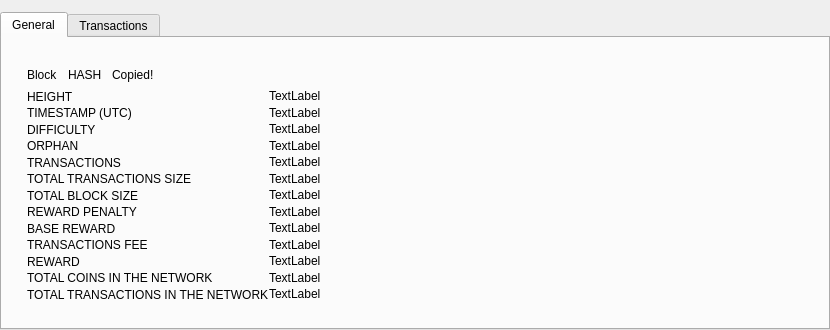
<?xml version="1.0" encoding="UTF-8"?>
<ui version="4.0">
 <class>BlockDetailsDialog</class>
 <widget class="QDialog" name="BlockDetailsDialog">
  <property name="geometry">
   <rect>
    <x>0</x>
    <y>0</y>
    <width>830</width>
    <height>330</height>
   </rect>
  </property>
  <property name="sizePolicy">
   <sizepolicy hsizetype="Fixed" vsizetype="Fixed">
    <horstretch>0</horstretch>
    <verstretch>0</verstretch>
   </sizepolicy>
  </property>
  <property name="minimumSize">
   <size>
    <width>830</width>
    <height>0</height>
   </size>
  </property>
  <property name="maximumSize">
   <size>
    <width>16777215</width>
    <height>16777215</height>
   </size>
  </property>
  <property name="windowTitle">
   <string>Block details</string>
  </property>
  <layout class="QVBoxLayout" name="verticalLayout">
   <property name="spacing">
    <number>0</number>
   </property>
   <property name="leftMargin">
    <number>0</number>
   </property>
   <property name="topMargin">
    <number>12</number>
   </property>
   <property name="rightMargin">
    <number>0</number>
   </property>
   <property name="bottomMargin">
    <number>0</number>
   </property>
   <item>
    <widget class="QTabWidget" name="m_blockDetailsTabBar">
     <property name="currentIndex">
      <number>0</number>
     </property>
     <widget class="QWidget" name="m_generalTab">
      <attribute name="title">
       <string>General</string>
      </attribute>
      <layout class="QVBoxLayout" name="verticalLayout_2" stretch="0,1">
       <property name="leftMargin">
        <number>25</number>
       </property>
       <property name="topMargin">
        <number>30</number>
       </property>
       <property name="rightMargin">
        <number>25</number>
       </property>
       <property name="bottomMargin">
        <number>25</number>
       </property>
       <item>
        <layout class="QHBoxLayout" name="horizontalLayout_2" stretch="0,0,1">
         <property name="spacing">
          <number>10</number>
         </property>
         <item>
          <widget class="WalletGui::WalletLargeBlackTextLabel" name="m_blockTextLabel">
           <property name="text">
            <string>Block</string>
           </property>
           <property name="indent">
            <number>0</number>
           </property>
          </widget>
         </item>
         <item>
          <widget class="WalletGui::WalletLargeBlackTextLabel" name="m_blockHashLabel">
           <property name="cursor">
            <cursorShape>PointingHandCursor</cursorShape>
           </property>
           <property name="toolTip">
            <string>Click to copy</string>
           </property>
           <property name="text">
            <string>HASH</string>
           </property>
           <property name="indent">
            <number>0</number>
           </property>
           <property name="textInteractionFlags">
            <set>Qt::LinksAccessibleByMouse|Qt::TextSelectableByMouse</set>
           </property>
          </widget>
         </item>
         <item alignment="Qt::AlignLeft">
          <widget class="WalletGui::CopyMagicLabel" name="m_copyLabel">
           <property name="text">
            <string>Copied!</string>
           </property>
           <property name="indent">
            <number>0</number>
           </property>
          </widget>
         </item>
        </layout>
       </item>
       <item>
        <layout class="QGridLayout" name="gridLayout" columnstretch="0,1">
         <property name="leftMargin">
          <number>0</number>
         </property>
         <property name="rightMargin">
          <number>0</number>
         </property>
         <property name="spacing">
          <number>0</number>
         </property>
         <item row="6" column="1">
          <widget class="WalletGui::WalletNormalBlackTextLabel" name="m_blockSizeLabel">
           <property name="text">
            <string>TextLabel</string>
           </property>
           <property name="textInteractionFlags">
            <set>Qt::LinksAccessibleByMouse|Qt::TextSelectableByMouse</set>
           </property>
          </widget>
         </item>
         <item row="0" column="0">
          <widget class="WalletGui::WalletNormalGrayTextLabel" name="m_heightTextLabel">
           <property name="text">
            <string>HEIGHT</string>
           </property>
          </widget>
         </item>
         <item row="1" column="1">
          <widget class="WalletGui::WalletNormalBlackTextLabel" name="m_timestampLabel">
           <property name="text">
            <string>TextLabel</string>
           </property>
           <property name="textInteractionFlags">
            <set>Qt::LinksAccessibleByMouse|Qt::TextSelectableByMouse</set>
           </property>
          </widget>
         </item>
         <item row="0" column="1">
          <widget class="WalletGui::WalletNormalBlackTextLabel" name="m_heightLabel">
           <property name="text">
            <string>TextLabel</string>
           </property>
           <property name="textInteractionFlags">
            <set>Qt::LinksAccessibleByMouse|Qt::TextSelectableByMouse</set>
           </property>
          </widget>
         </item>
         <item row="1" column="0">
          <widget class="WalletGui::WalletNormalGrayTextLabel" name="m_timestampTextLabel">
           <property name="text">
            <string>TIMESTAMP (UTC)</string>
           </property>
          </widget>
         </item>
         <item row="2" column="1">
          <widget class="WalletGui::WalletNormalBlackTextLabel" name="m_difficultyLabel">
           <property name="text">
            <string>TextLabel</string>
           </property>
           <property name="textInteractionFlags">
            <set>Qt::LinksAccessibleByMouse|Qt::TextSelectableByMouse</set>
           </property>
          </widget>
         </item>
         <item row="2" column="0">
          <widget class="WalletGui::WalletNormalGrayTextLabel" name="m_difficultyTextLabel">
           <property name="text">
            <string>DIFFICULTY</string>
           </property>
          </widget>
         </item>
         <item row="4" column="1">
          <widget class="WalletGui::WalletNormalBlackTextLabel" name="m_transactionCountLabel">
           <property name="text">
            <string>TextLabel</string>
           </property>
           <property name="textInteractionFlags">
            <set>Qt::LinksAccessibleByMouse|Qt::TextSelectableByMouse</set>
           </property>
          </widget>
         </item>
         <item row="5" column="0">
          <widget class="WalletGui::WalletNormalGrayTextLabel" name="m_transactionsSizeTextLabel">
           <property name="text">
            <string>TOTAL TRANSACTIONS SIZE</string>
           </property>
          </widget>
         </item>
         <item row="3" column="0">
          <widget class="WalletGui::WalletNormalGrayTextLabel" name="m_orphanTextLabel">
           <property name="text">
            <string>ORPHAN</string>
           </property>
          </widget>
         </item>
         <item row="7" column="1">
          <widget class="WalletGui::WalletNormalBlackTextLabel" name="m_penaltyLabel">
           <property name="text">
            <string>TextLabel</string>
           </property>
           <property name="textInteractionFlags">
            <set>Qt::LinksAccessibleByMouse|Qt::TextSelectableByMouse</set>
           </property>
          </widget>
         </item>
         <item row="3" column="1">
          <widget class="WalletGui::WalletNormalBlackTextLabel" name="m_orphanLabel">
           <property name="text">
            <string>TextLabel</string>
           </property>
           <property name="textInteractionFlags">
            <set>Qt::LinksAccessibleByMouse|Qt::TextSelectableByMouse</set>
           </property>
          </widget>
         </item>
         <item row="4" column="0">
          <widget class="WalletGui::WalletNormalGrayTextLabel" name="m_transactionCountTextLabel">
           <property name="text">
            <string>TRANSACTIONS</string>
           </property>
          </widget>
         </item>
         <item row="7" column="0">
          <widget class="WalletGui::WalletNormalGrayTextLabel" name="m_penaltyTextLabel">
           <property name="text">
            <string>REWARD PENALTY</string>
           </property>
          </widget>
         </item>
         <item row="8" column="0">
          <widget class="WalletGui::WalletNormalGrayTextLabel" name="m_baseRewardTextLabel">
           <property name="text">
            <string>BASE REWARD</string>
           </property>
          </widget>
         </item>
         <item row="5" column="1">
          <widget class="WalletGui::WalletNormalBlackTextLabel" name="m_transactionsSizeLabel">
           <property name="text">
            <string>TextLabel</string>
           </property>
           <property name="textInteractionFlags">
            <set>Qt::LinksAccessibleByMouse|Qt::TextSelectableByMouse</set>
           </property>
          </widget>
         </item>
         <item row="6" column="0">
          <widget class="WalletGui::WalletNormalGrayTextLabel" name="m_blockSizeTextLabel">
           <property name="text">
            <string>TOTAL BLOCK SIZE</string>
           </property>
          </widget>
         </item>
         <item row="12" column="1">
          <widget class="WalletGui::WalletNormalBlackTextLabel" name="m_totalTransactionsLabel">
           <property name="text">
            <string>TextLabel</string>
           </property>
           <property name="textInteractionFlags">
            <set>Qt::LinksAccessibleByMouse|Qt::TextSelectableByMouse</set>
           </property>
          </widget>
         </item>
         <item row="8" column="1">
          <widget class="WalletGui::WalletNormalBlackTextLabel" name="m_baseRewardLabel">
           <property name="text">
            <string>TextLabel</string>
           </property>
           <property name="textInteractionFlags">
            <set>Qt::LinksAccessibleByMouse|Qt::TextSelectableByMouse</set>
           </property>
          </widget>
         </item>
         <item row="9" column="0">
          <widget class="WalletGui::WalletNormalGrayTextLabel" name="m_feeTextLabel">
           <property name="text">
            <string>TRANSACTIONS FEE</string>
           </property>
          </widget>
         </item>
         <item row="9" column="1">
          <widget class="WalletGui::WalletNormalBlackTextLabel" name="m_feeLabel">
           <property name="text">
            <string>TextLabel</string>
           </property>
           <property name="textInteractionFlags">
            <set>Qt::LinksAccessibleByMouse|Qt::TextSelectableByMouse</set>
           </property>
          </widget>
         </item>
         <item row="10" column="0">
          <widget class="WalletGui::WalletNormalGrayTextLabel" name="m_rewardTextLabel">
           <property name="text">
            <string>REWARD</string>
           </property>
          </widget>
         </item>
         <item row="10" column="1">
          <widget class="WalletGui::WalletNormalBlackTextLabel" name="m_rewardLabel">
           <property name="text">
            <string>TextLabel</string>
           </property>
           <property name="textInteractionFlags">
            <set>Qt::LinksAccessibleByMouse|Qt::TextSelectableByMouse</set>
           </property>
          </widget>
         </item>
         <item row="11" column="0">
          <widget class="WalletGui::WalletNormalGrayTextLabel" name="m_totalCoinsTextLabel">
           <property name="text">
            <string>TOTAL COINS IN THE NETWORK</string>
           </property>
          </widget>
         </item>
         <item row="11" column="1">
          <widget class="WalletGui::WalletNormalBlackTextLabel" name="m_totalCoinsLabel">
           <property name="text">
            <string>TextLabel</string>
           </property>
           <property name="textInteractionFlags">
            <set>Qt::LinksAccessibleByMouse|Qt::TextSelectableByMouse</set>
           </property>
          </widget>
         </item>
         <item row="12" column="0">
          <widget class="WalletGui::WalletNormalGrayTextLabel" name="m_totalTransactionsTextLabel">
           <property name="text">
            <string>TOTAL TRANSACTIONS IN THE NETWORK</string>
           </property>
          </widget>
         </item>
        </layout>
       </item>
      </layout>
     </widget>
     <widget class="QWidget" name="m_transactionsTab">
      <attribute name="title">
       <string>Transactions</string>
      </attribute>
      <layout class="QVBoxLayout" name="verticalLayout_3">
       <property name="leftMargin">
        <number>25</number>
       </property>
       <property name="topMargin">
        <number>30</number>
       </property>
       <property name="rightMargin">
        <number>25</number>
       </property>
       <property name="bottomMargin">
        <number>25</number>
       </property>
       <item>
        <widget class="WalletGui::WalletTreeView" name="m_blockTransactionsView">
         <property name="focusPolicy">
          <enum>Qt::NoFocus</enum>
         </property>
         <property name="frameShape">
          <enum>QFrame::NoFrame</enum>
         </property>
         <property name="alternatingRowColors">
          <bool>true</bool>
         </property>
         <property name="selectionMode">
          <enum>QAbstractItemView::NoSelection</enum>
         </property>
         <property name="textElideMode">
          <enum>Qt::ElideMiddle</enum>
         </property>
         <property name="verticalScrollMode">
          <enum>QAbstractItemView::ScrollPerPixel</enum>
         </property>
         <property name="rootIsDecorated">
          <bool>false</bool>
         </property>
         <property name="uniformRowHeights">
          <bool>true</bool>
         </property>
         <property name="itemsExpandable">
          <bool>false</bool>
         </property>
         <property name="expandsOnDoubleClick">
          <bool>false</bool>
         </property>
         <attribute name="headerStretchLastSection">
          <bool>false</bool>
         </attribute>
        </widget>
       </item>
      </layout>
     </widget>
    </widget>
   </item>
  </layout>
 </widget>
 <customwidgets>
  <customwidget>
   <class>WalletGui::CopyMagicLabel</class>
   <extends>QLabel</extends>
   <header>Gui/Common/CopyMagicLabel.h</header>
  </customwidget>
  <customwidget>
   <class>WalletGui::WalletTreeView</class>
   <extends>QTreeView</extends>
   <header>Gui/Common/WalletTreeView.h</header>
  </customwidget>
  <customwidget>
   <class>WalletGui::WalletNormalGrayTextLabel</class>
   <extends>QLabel</extends>
   <header>Gui/Common/WalletTextLabel.h</header>
  </customwidget>
  <customwidget>
   <class>WalletGui::WalletNormalBlackTextLabel</class>
   <extends>QLabel</extends>
   <header>Gui/Common/WalletTextLabel.h</header>
  </customwidget>
  <customwidget>
   <class>WalletGui::WalletLargeBlackTextLabel</class>
   <extends>QLabel</extends>
   <header>Gui/Common/WalletTextLabel.h</header>
  </customwidget>
 </customwidgets>
 <resources/>
 <connections/>
</ui>
